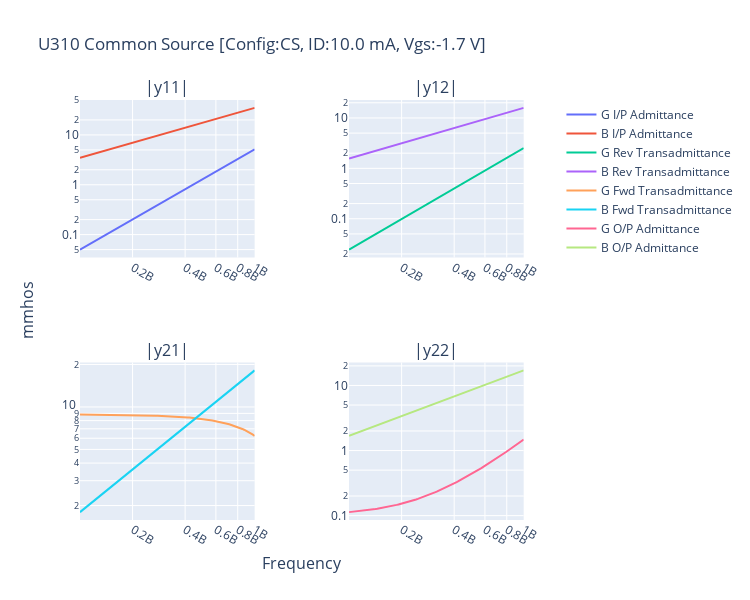

The code cell stored with this chart in its notebook:
### Code cell
# U310 Common Source - Close match to book: Designing With Field Effect Transistors Figure 4-6 Page 150.
calc_plot_jfet(
    title="U310 Common Source",
    Cdg_pf=2.5,
    Cgs_pf=3.0,
    Cds_pf=0.1,
    L1_nH=0.1,
    L2_nH=0.1,
    L3_nH=0.1,
    R1=4,
    R2=1,
    R3=1,
    Idss_mA=30,
    VgsOff=-3.91,
    config="cs",
    # Vgs=-0.7,
    ID=10 * 10**-3,
    Ffrom=100 * 10**6,
)
